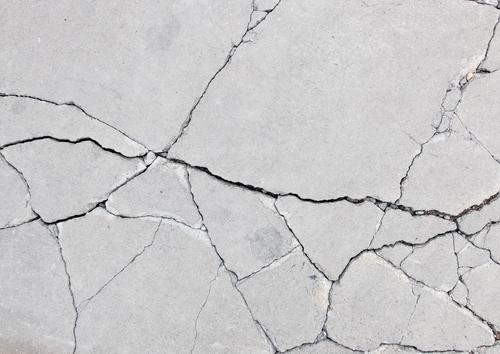
#> input picture assets/crack_img.jpeg, 500 x 354 px, found by its file name
$ python baseline.py
#> lines starting #> are read from the running program, lines starting #| are printed output that depends on the picture
import cv2
import numpy as np
import matplotlib.pyplot as plt
import os
from sklearn.cluster import KMeans

def process_cracks(image_path):
    # 1. READ IMAGE
#> called with image_path = 'assets/crack_img.jpeg'
    img = cv2.imread(image_path)
#> img is the input picture: shape (354, 500, 3); mean B, G, R 201.7, 201, 201.6
    if img is None:
        print("[!] Error: Image not found.")
        return

    # Create 'results' directory if it doesn't exist
    if not os.path.exists('results'):
        os.makedirs('results')

    # 2. PROCESSING
    img_rgb = cv2.cvtColor(img, cv2.COLOR_BGR2RGB)
    gray = cv2.cvtColor(img, cv2.COLOR_BGR2GRAY)
    edges = cv2.Canny(gray, 100, 200)
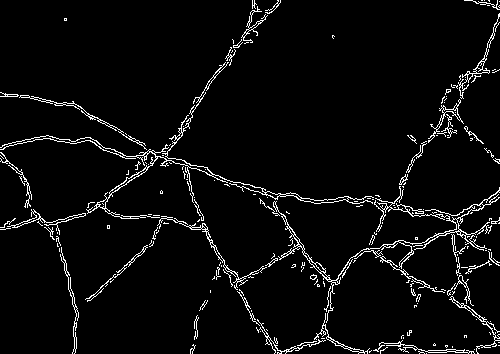
#> edges: shape (354, 500); 4.5% white in thin lines or dots

    # K-Means logic
    pixel_values = gray.reshape((-1, 1))
    pixel_values = np.float32(pixel_values)
    criteria = (cv2.TERM_CRITERIA_EPS + cv2.TERM_CRITERIA_MAX_ITER, 10, 1.0)
    _, labels, centers = cv2.kmeans(pixel_values, 2, None, criteria, 10, cv2.KMEANS_RANDOM_CENTERS)
#> centers = [205.1, 95.39]
    centers = np.uint8(centers)
#> centers = [205, 95]
    segmented_image = centers[labels.flatten()].reshape(gray.shape)
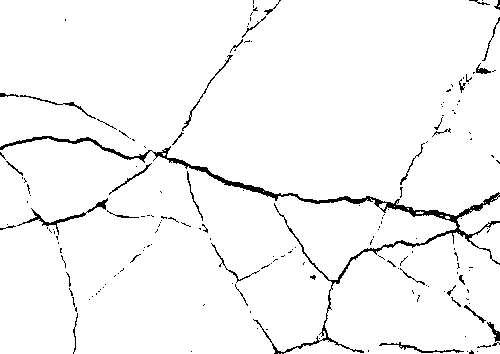
#> segmented_image: shape (354, 500); values 95 (black) and 205 (white), 96.6% white; black in thin lines or dots

    # 3. SAVING INDIVIDUAL STEPS (High Quality)
    # We use cv2.imwrite for this. Note: cv2 uses BGR, so no need to convert for saving
    cv2.imwrite('results/output_gray.jpg', gray)
    cv2.imwrite('results/output_edges.jpg', edges)
    cv2.imwrite('results/output_kmeans.jpg', segmented_image)

    # 4. VISUALIZATION & SAVING THE SUMMARY
    plt.figure(figsize=(15, 5))
    plt.subplot(141), plt.imshow(img_rgb), plt.title('Original')
    plt.subplot(142), plt.imshow(gray, cmap='gray'), plt.title('Grayscale')
    plt.subplot(143), plt.imshow(edges, cmap='gray'), plt.title('Canny Edges')
    plt.subplot(144), plt.imshow(segmented_image, cmap='gray'), plt.title('K-Means')

    # Save the 4-plot summary for your report
    plt.savefig('results/full_comparison_plot.png', dpi=300)
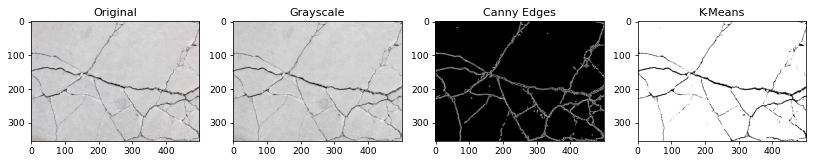
#> figure drawn by matplotlib, 4 panels
    print("[+] Results saved in the 'results/' folder.")
    plt.show()

if __name__ == "__main__":
    process_cracks('assets/crack_img.jpeg')
